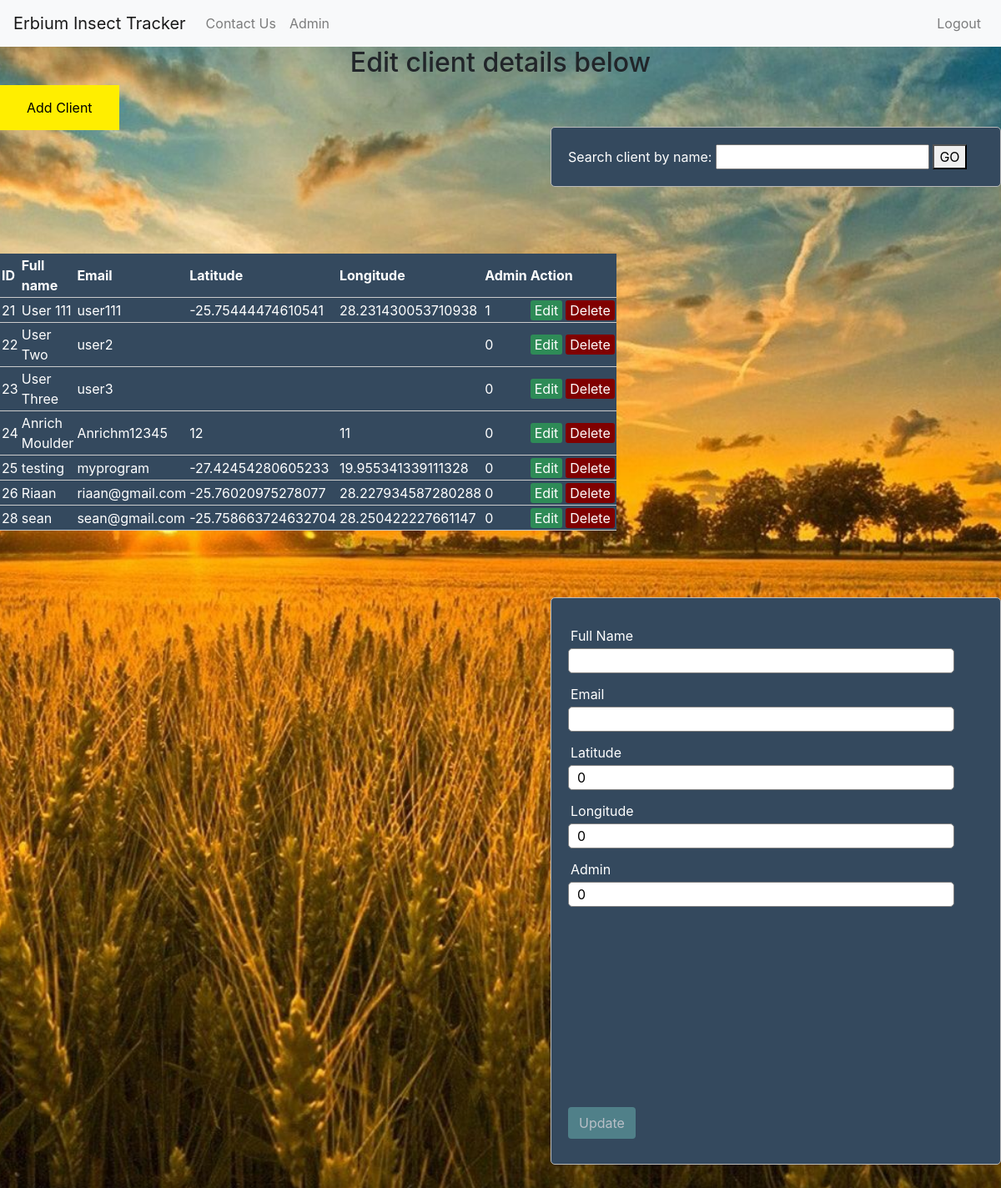
Page /viewClients.php on the committed database.
### tables this page shows
CREATE TABLE IF NOT EXISTS `client` (
  `client_id` int(10) UNSIGNED NOT NULL AUTO_INCREMENT,
  `full_name` varchar(45) DEFAULT NULL,
  `username` varchar(45) NOT NULL,
  `password` varchar(255) NOT NULL,
  `salt` varchar(255) DEFAULT NULL,
  `latitude` double DEFAULT NULL,
  `longitude` varchar(45) DEFAULT NULL,
  `Admin` tinyint(1) NOT NULL DEFAULT '0',
  PRIMARY KEY (`client_id`)
);

### viewClientsServer.php (called while the page is built, shortened)
<?php
	$full_name = "";
	$username = "";
	$latitude = 0;
	$longitude = 0;
	$admin = 0;
	$update = false;
?>

### viewClients.php (the view, shortened to what this page needs)
<?php
include('viewClientsServer.php');
?>
<!DOCTYPE html>
<html>
<head>
	<link rel="stylesheet" type="text/css" href="style.css">
    <link rel="stylesheet" href="bootstrap-4.0.0-dist/css/bootstrap.min.css">
</head>
<body>
<nav class="navbar navbar-expand-lg navbar-light bg-light">
    <a class="navbar-brand" href="main.html">Erbium Insect Tracker</a>
    <div class="collapse navbar-collapse" id="navbarNav">
        <ul class="navbar-nav">
            <li class="nav-item">
                <a class="nav-link" href="contactus.html">Contact Us</a>
            </li>
            <li class="nav-item">
                <a class="nav-link" href="adminOptions.html">Admin</a>
            </li>
        </ul>
        <ul class="navbar-nav ml-auto">
            <li class="nav-item">
                <a class="nav-link" href="logout.php" id="Out">Logout</a>
            </li>
        </ul>
    </div>
</nav>
<h2>Edit client details below</h2>
<button class="buttons" onclick="window.location.href='settings.html'">Add Client</button>
<form name="form" action="" method="get">
    Search client by name: <input type="text" name="searchName">
    <button onclick=" <?php $temp ="";$temp = $_GET['searchName'];
    $results = mysqli_query($db, "SELECT client_id, full_name, username, latitude, longitude, Admin
 FROM client where full_name LIKE '%$temp%'"); ?> ">GO</button>
</form>
<div id="mainDivEdit">
<table>
	<thead>
		<tr>
			<th>ID</th>
			<th>Full name</th>
			<th>Email</th>
			<th>Latitude</th>
			<th>Longitude</th>
            <th>Admin</th>
			<th colspan="2">Action</th>
		</tr>
	</thead>
	<?php while ($row = mysqli_fetch_array($results)) { ?>
		<tr>
			<td><?php echo $row['client_id']; ?></td>
			<td><?php echo $row['full_name']; ?></td>
			<td><?php echo $row['username']; ?></td>
			<td><?php echo $row['latitude']; ?></td>
			<td><?php echo $row['longitude']; ?></td>
            <td><?php echo $row['Admin']; ?></td>
			<td>
				<a href="viewClients.php?edit=<?php echo $row['client_id']; ?>" class="edit_btn" >Edit</a>
			</td>
			<td>
				<a href="viewClientsServer.php?del=<?php echo $row['client_id']; ?>" class="del_btn" onclick="return confirm('Are you sure you want to delete this client?');">Delete</a>
			</td>
		</tr>
	<?php } ?>
</table>
<form method="post" action="viewClientsServer.php">
	<div class="input-group">
		<label>Full Name</label>
		<input type="text" required name="full_name" value="<?php echo $full_name; ?>">
	</div>
	<div class="input-group">
		<label>Email</label>
		<input type="email" required name="username" value="<?php echo $username ; ?>">
	</div>
	<div class="input-group">
		<label>Latitude</label>
		<input type="text" required name="latitude" id="lat" value="<?php echo $latitude ; ?>">
	</div>
	<div class="input-group">
        <label>Longitude</label>
        <input type="text" required name="longitude" id="long" value="<?php echo $longitude ; ?>">
    </div>
    <div class="input-group">
        <label>Admin</label>
        <input type="number" maxlength="1" required name="admin" id="admin" value="<?php echo $admin ; ?>">
    </div>
    <div id="Map" style="width:425px;height:220px;"></div>
	<div class="input-group">
		<?php if ($update == true): ?>
			<button class="btn" type="submit" name="update" style="background: #556B2F;" >Update</button>
		<?php else: ?>
			<button class="btn" type="submit" name="save" disabled>Update</button>
		<?php endif ?>
	</div>
</form>
</div>
</body>
</html>

### style.css (style rules this page uses)
body { font-size: 19px; background: url("background.jpg") no-repeat center center fixed; -webkit-background-size: cover; -moz-background-size: cover; -o-background-size: cover; background-size: cover; }
table { float:left; width: 50%; margin: 30px auto; border-collapse: collapse; text-align: left; background-color: #34495e; color:white; }
#mainDivEdit { height:600px; }
tr { border-bottom: 1px solid #cbcbcb; }
th, td { border: none; height: 30px; padding: 2px; }
.buttons { background-color: rgb(255, 238, 0); border: none; color: black; padding: 15px 32px; text-align: center; text-decoration: none; display: inline-block; font-size: 16px; }
form { float:right; width: 45%; margin: 50px auto; text-align: left; padding: 20px; border: 1px solid #bbbbbb; border-radius: 5px; background-color: #34495e; color:white; }
.input-group { margin: 10px 0px 10px 0px; }
.input-group label { display: block; text-align: left; margin: 3px; }
.input-group input { height: 30px; width: 93%; padding: 5px 10px; font-size: 16px; border-radius: 5px; border: 1px solid gray; }
.btn { padding: 10px; font-size: 15px; color: white; background: #5F9EA0; border: none; border-radius: 5px; }
.edit_btn { text-decoration: none; padding: 2px 5px; background: #2E8B57; color: white; border-radius: 3px; }
.del_btn { text-decoration: none; padding: 2px 5px; color: white; border-radius: 3px; background: #800000; }
h2 { text-align:center; }

### rows in the picture
client: client_id "21", full_name "User 111", username "user111", latitude "-25.75444474610541", longitude "28.231430053710938", Admin "1"
client: client_id "22", full_name "User Two", username "user2", Admin "0"
client: client_id "23", full_name "User Three", username "user3", Admin "0"
client: client_id "24", full_name "Anrich Moulder", username "Anrichm12345", latitude "12", longitude "11", Admin "0"
client: client_id "25", full_name "testing", username "myprogram", latitude "-27.42454280605233", longitude "19.955341339111328", Admin "0"
client: client_id "26", full_name "Riaan", username "riaan@gmail.com", latitude "-25.76020975278077", longitude "28.227934587280288", Admin "0"
client: client_id "28", full_name "sean", username "sean@gmail.com", latitude "-25.758663724632704", longitude "28.250422227661147", Admin "0"
